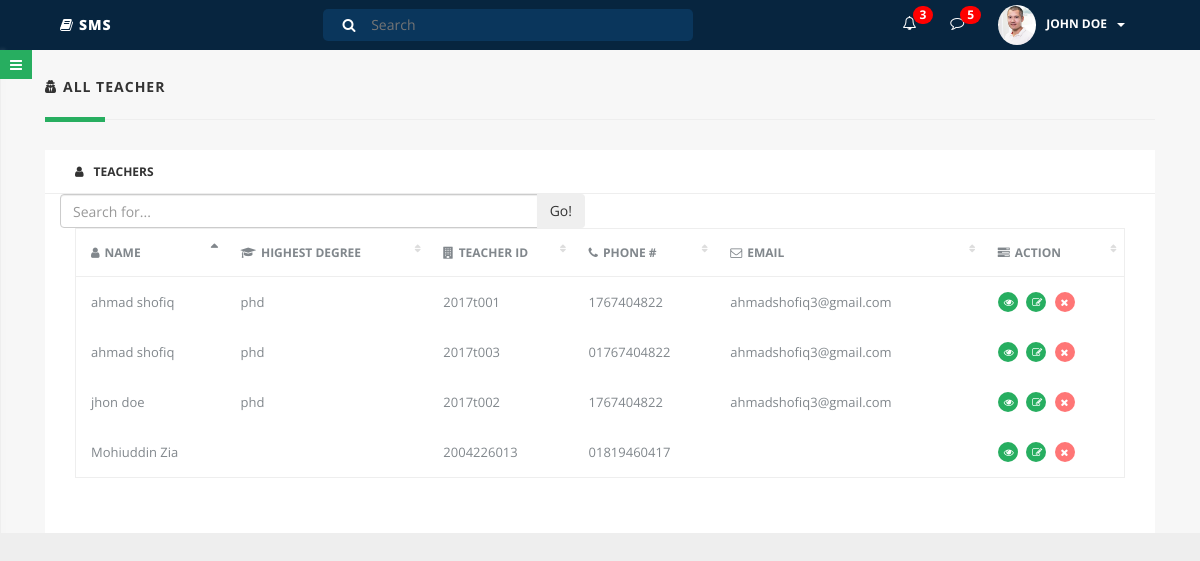
Screenshot of /all_teacher.php with the database file from the repository.
### tables this page shows
CREATE TABLE `teacher` (
  `id` int(11) NOT NULL,
  `teacher_id` varchar(25) NOT NULL,
  `first_name` varchar(25) NOT NULL,
  `last_name` varchar(25) NOT NULL,
  `gender` varchar(25) NOT NULL,
  `birth` varchar(24) NOT NULL,
  `phone` varchar(24) NOT NULL,
  `email` varchar(25) NOT NULL,
  `religion` varchar(25) NOT NULL,
  `pic` varchar(100) NOT NULL,
  `address` varchar(25) NOT NULL,
  `highest_degree` varchar(25) NOT NULL,
  `other_degree` varchar(25) NOT NULL
);

### all_teacher.php (the view, shortened to what this page needs)
<?php include('header.php'); ?>
 <?php include('database.php'); ?>
		<div class="parent-wrapper" id="outer-wrapper">
			<div class="main-content" id="content-wrapper">
				<div class="container-fluid">
					<div class="row">
						<div class="col-lg-12 clear-padding-xs">
							<h5 class="page-title"><i class="fa fa-user-secret"></i>ALL TEACHER</h5>
							<div class="section-divider"></div>
						</div>
					</div>
					<div class="row">
						<div class="col-lg-12 clear-padding-xs">
							<div class="col-lg-12">
								<div class="dash-item first-dash-item">
									<h6 class="item-title"><i class="fa fa-user"></i>TEACHERS</h6>
					<form method="post" action="teacher_search.php">
						<div class="col-lg-6 ">
							<div class="input-group">
							 <input type="text" name="search" class="form-control" placeholder="Search for...">
							    <span class="input-group-btn">
							    <button class="btn btn-secondary" type="submit" name="submit">Go!</button>
							   </span>
							</div>
						</div>
					</form>
									<div class="inner-item">
										<table id="attendenceDetailedTable" class="display responsive nowrap" cellspacing="0" width="100%">
											<thead>
												<tr>
													<th><i class="fa fa-user"></i>NAME</th>
													<th><i class="fa fa-graduation-cap"></i>HIGHEST DEGREE</th>
													<th><i class="fa fa-building"></i>TEACHER ID</th>
													<th><i class="fa fa-phone"></i>PHONE #</th>
													<th><i class="fa fa-envelope-o"></i>EMAIL</th>
													<th><i class="fa fa-tasks"></i>ACTION</th>
												</tr>
											</thead>
											<tbody>
				<?php
					$sql = "SELECT * FROM teacher";
					$obj = mysqli_query($connection, $sql);
					foreach ($obj as $key => $value) {
				?>
					<tr>
						<td><?php echo $value['first_name']." ".$value['last_name'] ; ?></td>
						<td><?php echo $value['highest_degree']; ?></td>
						<td><?php echo $value['teacher_id']; ?></td>
						<td><?php echo $value['phone']; ?></td>
						<td><?php echo $value['email']; ?></td>
						<td class="action-link">
						<a class="edit" href="view_teacher.php?teacher_id=<?php echo $value['teacher_id']; ?>" title="view"><i class="fa fa-eye" aria-hidden="true"></i></a>
						<a class="edit" href="edit_teacher.php?teacher_id=<?php echo $value['teacher_id']; ?>" title="Edit"><i class="fa fa-edit"></i></a>
						<a class="delete" href="delete_teacher.php?teacher_id=<?php echo $value['teacher_id']; ?>" title="Delete"><i class="fa fa-remove"></i></a>
						</td>
				</tr>
			<?php } ?>
											</tbody>
										</table>
									</div>
								</div>
							</div>
						</div>
					</div>
				</div>
				<div class="menu-togggle-btn">
					<a href="#menu-toggle" id="menu-toggle"><i class="fa fa-bars"></i></a>
				</div>
		<?php include('footer.php'); ?>

### assets/css/style.css (style rules this page uses)
html, body { font-family: 'Open Sans', sans-serif; height: 100%; text-rendering: optimizeLegibility; -webkit-font-smoothing: antialiased; }
input[type=text] { width: 130px; -webkit-transition: width 0.4s ease-in-out; transition: width 0.4s ease-in-out; }
body { background: #eee !important; }
.row { margin: 0; }
.dash-item { margin-top: 30px; background: #fff; }
.dash-item .item-title { font-weight: 700; margin: 0; border-bottom: 1px solid #eee; padding: 15px 30px; }
.dash-item .item-title i { margin-right: 10px; }
.dash-item .inner-item { padding: 30px; }
.first-dash-item { margin-top: 0px; }
.parent-wrapper { padding-left: 0; -webkit-transition: all 0.5s ease; -moz-transition: all 0.5s ease; -o-transition: all 0.5s ease; transition: all 0.5s ease; }
.main-content { width: 100%; position: absolute; padding: 30px 0 0; background: #f7f7f7; }
.menu-togggle-btn { position: absolute; top: 5px; z-index: 10000; width: 50px }
.menu-togggle-btn a { color: #fff; padding: 5px 10px; background: #27AE60; }
@media (min-width:768px) { .parent-wrapper { padding-left: 0; position: relative; } }
.section-divider { margin: 25px 15px 30px; border-top: 1px solid #eee; position: relative; }
.section-divider:after { content: ''; position: absolute; width: 60px; background: #27AE60; height: 5px; left: 0px; top: -3px; }
.page-title { font-weight: 700; letter-spacing: 1px; line-height: 1; margin: 0; padding: 0 15px; }
.page-title i { margin-right: 5px; }
table.dataTable thead th { border-bottom: 1px solid #eee; font-size: 12px; font-weight: 700; color: #81878C; padding: 15px; }
table.dataTable thead th i { margin-right: 5px; }
table.dataTable tbody td { padding: 15px; font-size: 13px; color: #81878C; }
table.dataTable.display tbody td { border-top: none; }
table.dataTable tbody td a { color: #27AE60; }
table.dataTable tbody td a i { margin-right: 5px; }
table.dataTable.no-footer { border: 1px solid #eee; margin-bottom: 25px; }
table.dataTable thead th { position: relative; background-image: none !important; }
table.dataTable thead th.sorting:after, table.dataTable thead th.sorting_asc:after, table.dataTable thead th.sorting_desc:after { position: absolute; top: 12px; right: 8px; display: block; font-family: FontAwesome; }
table.dataTable thead th.sorting:after { content: "\f0dc"; color: #ddd; font-size: 0.8em; padding-top: 0.12em; }
table.dataTable thead th.sorting_asc:after { content: "\f0de"; }
.action-link a { color: #fff !important; display: inline-block; height: 20px; width: 20px; border-radius: 50%; text-align: center; padding: 3px 6px; margin-right: 5px; font-size: 10px; }
.action-link .edit { background: #27AE60; }
.action-link .delete { background: #FF7676; }

### rows the page displays
teacher: first_name "ahmad", last_name "shofiq", highest_degree "phd", teacher "2017t001", phone "1767404822", email "ahmadshofiq3@gmail.com"
teacher: first_name "jhon", last_name "doe", highest_degree "phd", teacher "2017t002", phone "1767404822", email "ahmadshofiq3@gmail.com"
teacher: first_name "ahmad", last_name "shofiq", highest_degree "phd", teacher "2017t003", phone "01767404822", email "ahmadshofiq3@gmail.com"
teacher: first_name "Mohiuddin", last_name "Zia", teacher "2004226013", phone "01819460417"
